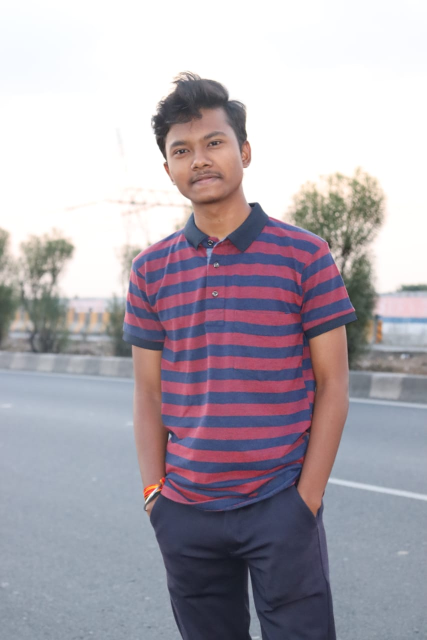
#> input picture catroonify img/WhatsApp Image 2022-09-07 at 3.57.25 PM.jpeg, 853 x 1280 px (shown at 1/2 size); its folder holds only this picture in this run
$ python -i new.py   (imports and definitions only)
#> lines starting #> are read from the running program, lines starting #| are printed output that depends on the picture; after the words box and inside, x2 and y2 are one past the last pixel; in counts of white or black regions, pixels touching at a corner belong together
import cv2  # for image processing
import easygui  # to open the filebox
import numpy as np  # to store image
import sys
import matplotlib.pyplot as plt
import os
import tkinter as tk
from tkinter import filedialog
from tkinter import *
from PIL import ImageTk, Image

def upload():
    global ImagePath
    ImagePath = easygui.fileopenbox()
    cartoonify(ImagePath)

def cartoonify(ImagePath):
    originalImage = cv2.imread(ImagePath)
#> originalImage is the input picture: shape (1280, 853, 3); mean B, G, R 175.1, 166.2, 173.2
    originalImage = cv2.cvtColor(originalImage, cv2.COLOR_BGR2RGB)

    if originalImage is None:
        print("Can not find any image. Choose appropriate file")
        sys.exit()

    ReSized1 = cv2.resize(originalImage, (960, 540))
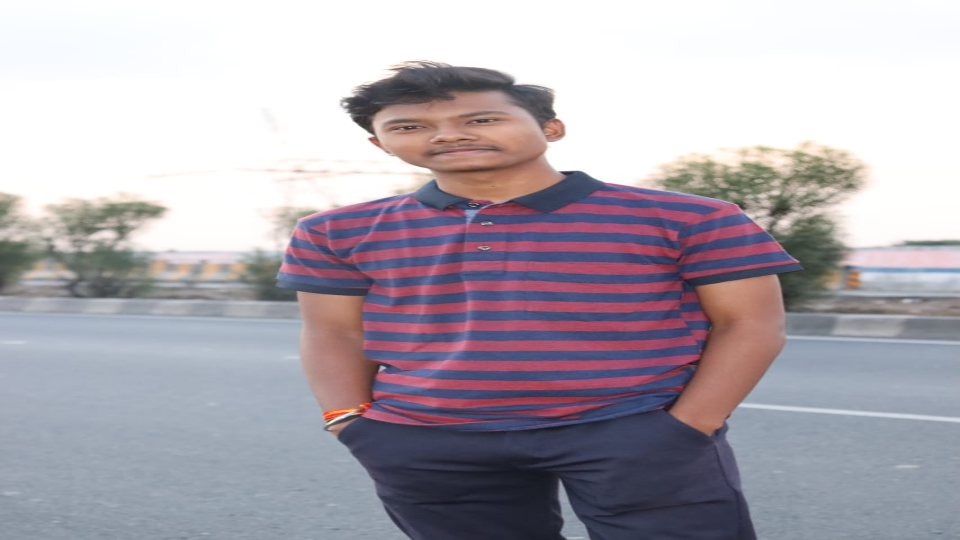
#> ReSized1: shape (540, 960, 3); mean R, G, B 173.1, 166.2, 175

    grayScaleImage = cv2.cvtColor(originalImage, cv2.COLOR_BGR2GRAY)
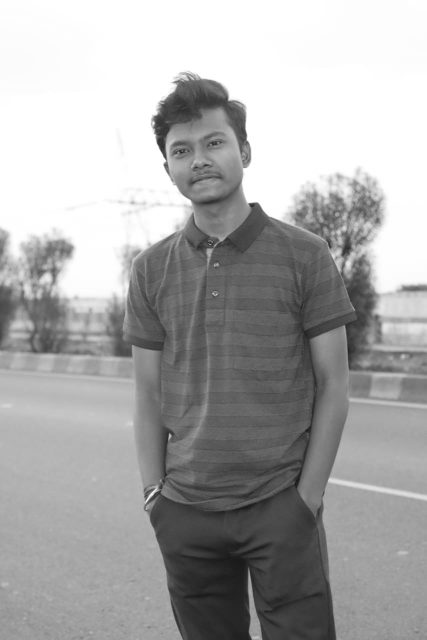
#> grayScaleImage: shape (1280, 853) (shown at 1/2 size); min 15, max 255, mean 169.6
    ReSized2 = cv2.resize(grayScaleImage, (960, 540))
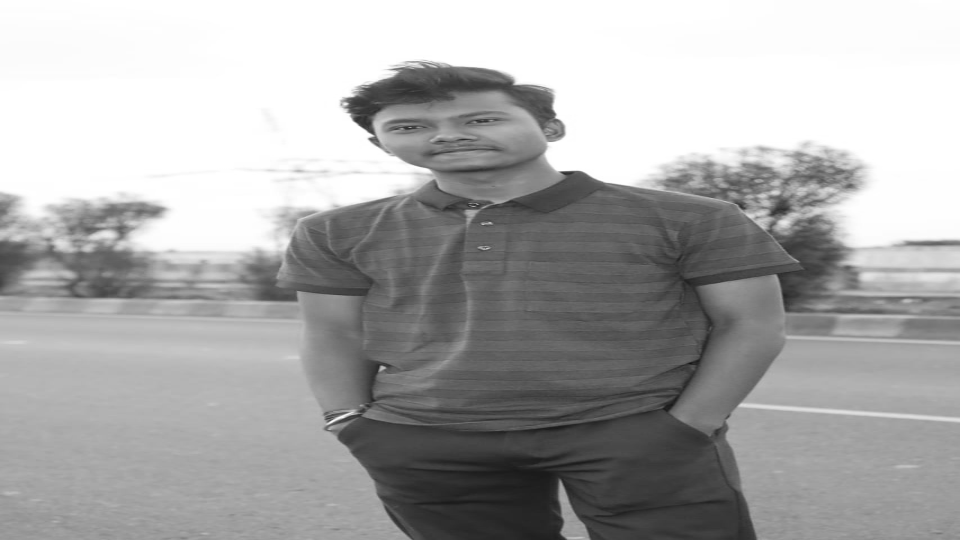
#> ReSized2: shape (540, 960); min 17, max 255, mean 169.5

    smoothGrayScale = cv2.medianBlur(grayScaleImage, 5)
    ReSized3 = cv2.resize(smoothGrayScale, (960, 540))

    getEdge = cv2.adaptiveThreshold(smoothGrayScale, 255,
                                    cv2.ADAPTIVE_THRESH_MEAN_C,
                                    cv2.THRESH_BINARY, 9, 9)
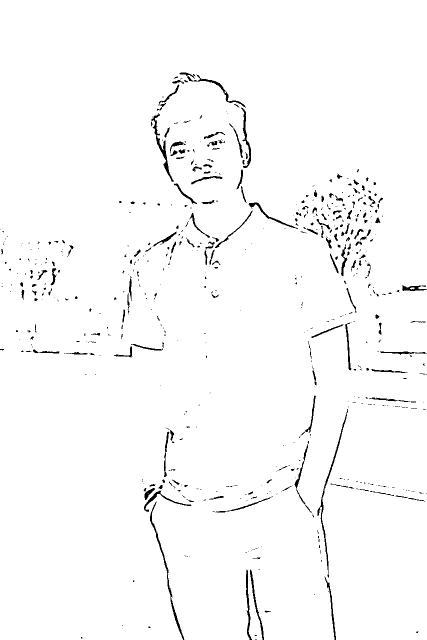
#> getEdge: shape (1280, 853) (shown at 1/2 size); 98% white; 609 black regions (422 under 20 px), largest, box (x1, y1, x2, y2) and area: (635, 818, 696, 1156) 1031, (300, 1003, 369, 1280) 971, (303, 226, 347, 364) 839

    ReSized4 = cv2.resize(getEdge, (960, 540))
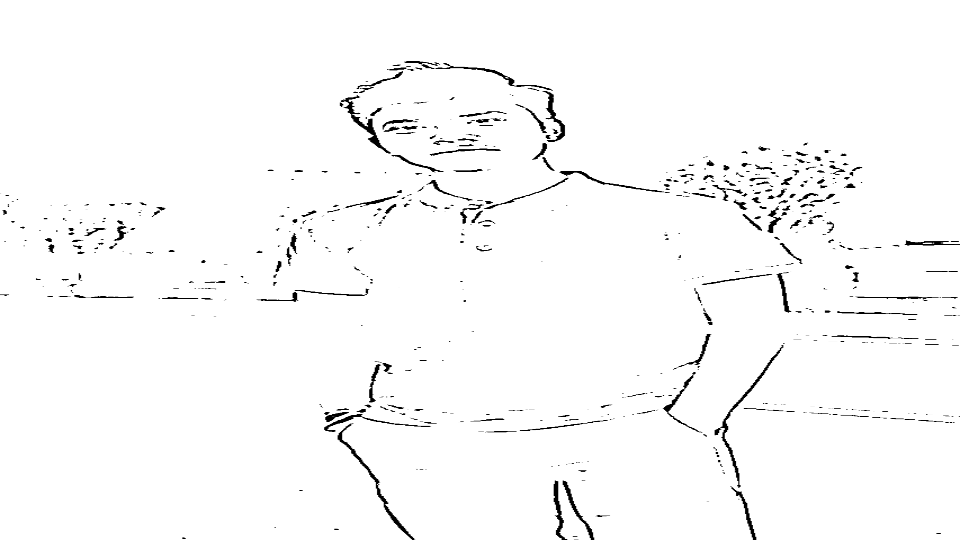
#> ReSized4: shape (540, 960); min 0, max 255, mean 249.8

    colorImage = cv2.bilateralFilter(originalImage, 9, 300, 300)
    ReSized5 = cv2.resize(colorImage, (960, 540))

    cartoonImage = cv2.bitwise_and(colorImage, colorImage, mask=getEdge)
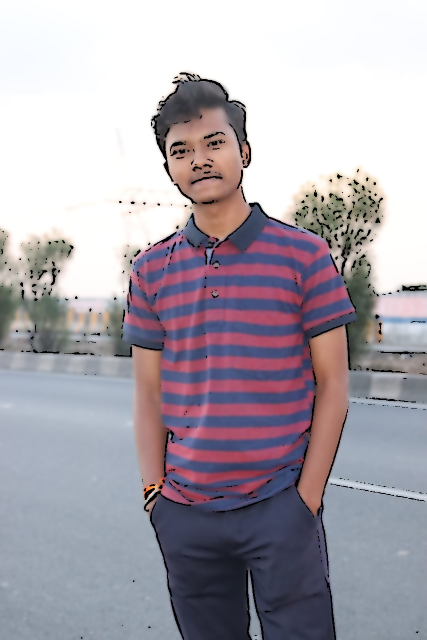
#> cartoonImage: shape (1280, 853, 3) (shown at 1/2 size); mean R, G, B 170.8, 164, 172.8
    global ReSized6
    ReSized6 = cv2.resize(cartoonImage, (960, 540))
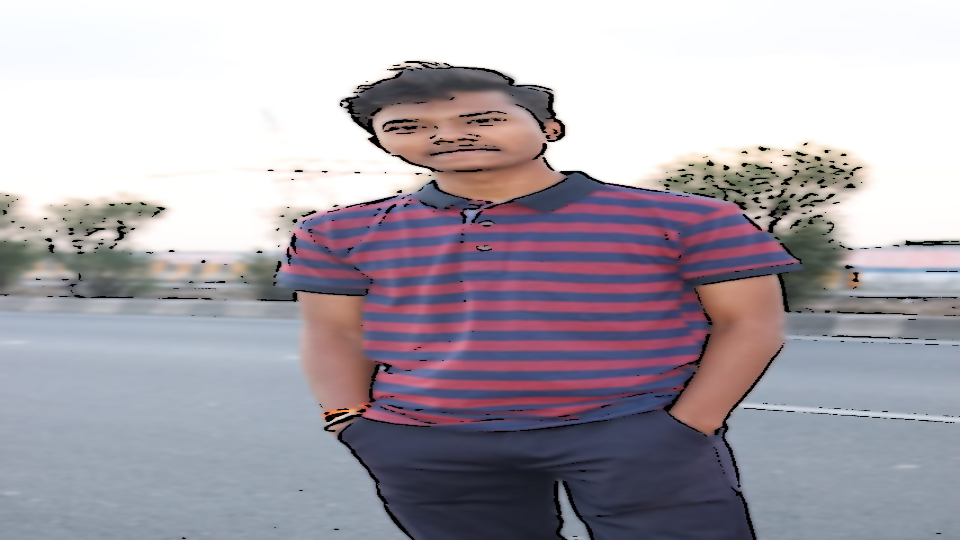
#> ReSized6: shape (540, 960, 3); mean R, G, B 170.7, 164, 172.8

def save():
    newName = "cartoonified_Image"
    path1 = os.path.dirname(ImagePath)
    extension = os.path.splitext(ImagePath)[1]
    path = os.path.join(path1, newName + extension)
    cv2.imwrite(path, cv2.cvtColor(ReSized6, cv2.COLOR_RGB2BGR))
    I = "Image saved by name " + newName + " at " + path
    tk.messagebox.showinfo(title="note", message=I)

# [4 lines not run here, left out]
# [1 line that did not run here, left out]

# [1 line that did not run here, left out]
# [2 lines not run here, left out]

# [1 line that did not run here, left out]
# [4 lines not run here, left out]

>>> result = cartoonify('WhatsApp Image 2022-09-07 at 3.57.25 PM.jpeg')
